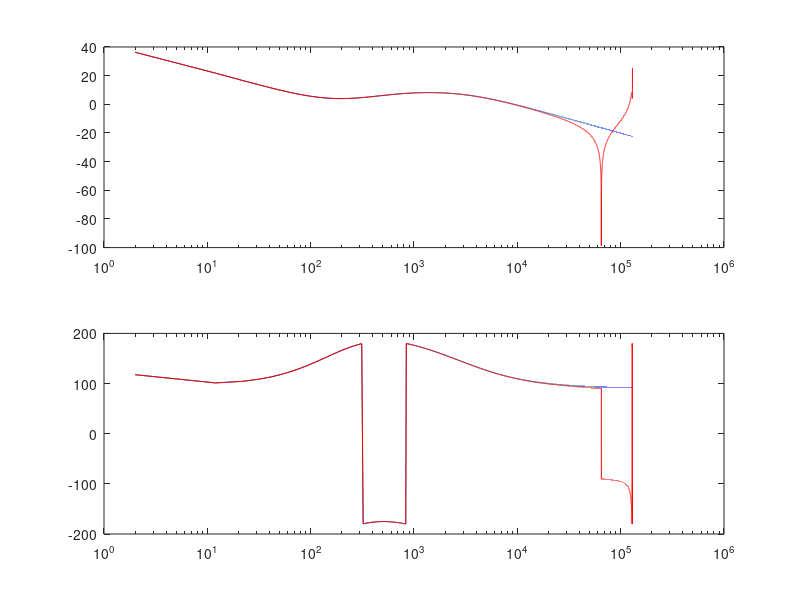

Reproduce this figure in MATLAB.
% Generic stuff
k = 1000;
m = 1/k;
u = m/k;
nF = u/k;

% Sampling params
Ts = 1/130000
fs = 1/Ts; %Hz
ws = 2*pi*fs;

f = 2:10:fs;
size(f);

s = j*2*pi*f;
kz = 2*fs;
z1 = e.^(-s/fs);
sz = kz*(1 - z1)./(1 + z1);

% Circuit components
r1 = 2.2*k;
r2 = 2.2*k;
r3 = 1*k;
c1 = 470*nF;
c2 = c1/20;
c3 = c1/2;

% Coefficients
g0 = 1/c2
z0 = 1/(r1*c1)
p0 = 1/(r1*c1) + 1/(r1*c2)
p1 = 1/(r3*c3)
pg = ws/(130*k);

g0chk = r1*(p0-z0)

g1 = -1/r2;
g2 = (-1/r3).*s./(s + p1);

% s-domain
zf = (g0./(s + pg)).*(s + z0)./(s + p0);
Hs = g2.*zf + g1.*zf;

% z-domain

% IIR filter gain
gya = (z0 + kz)./(p0 + kz);
gyb = 1./(pg + kz);
gyc = (-1/r3)*kz./(kz + p1);
gff = (-1/r2);

% IIR Coefficients for feedback impedance filters
a0 = (z0 - kz)./(z0 + kz);
b0 = (kz - p0)./(p0 + kz);
b1 = (kz - pg)./(pg + kz);
b2 = (kz - p1)./(kz + p1);

% IIR filters for the feedback impedance
ya = (1 + a0.*z1)./(1 - b0.*z1);
yb = (1 + z1)./(1 - b1.*z1);

% Result of two cascaded stages with gain
yfb = g0.*gya.*gyb.*ya.*yb;

% Injection impedance IIR filter
yc = (1 - z1)./(1 - b2*z1);

% Final compensator filter, cascade and sum
Hz = gff.*yfb + gyc.*yc.*yfb;

subplot (2, 1, 1)
semilogx(f, 20*log10(Hs));
hold on
semilogx(f, 20*log10(Hz), 'r');
hold off

subplot (2, 1, 2)
semilogx(f, (180/pi)*angle(Hs));
hold on
semilogx(f, (180/pi)*angle(Hz), 'r');
hold off